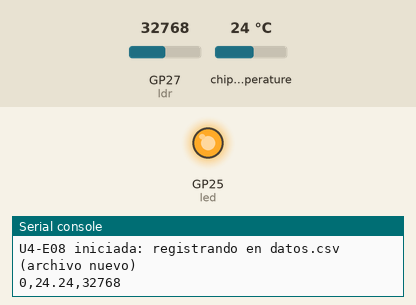
Bench run of a program on a simulated Raspberry Pi Pico running MicroPython. On the bench: output pins drawn as LEDs (lit = HIGH), the last lines printed to the serial console. The inputs (shaded band) are chosen by the test bench; at power-on: GP27 (ldr) = 32768, chip temperature 24 °C (analog values on the 0–65535 scale). Files the program writes start out absent; files that are not in the repository are absent.

Above: at 2.5 s.
At 7.5 s:
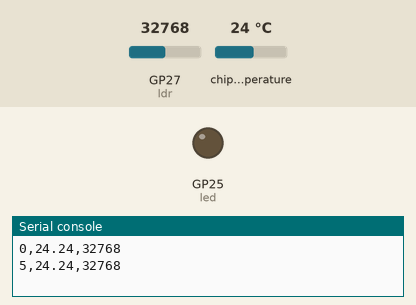
Timing chart, 0 to 13.0 s (numbered marks = the images above):
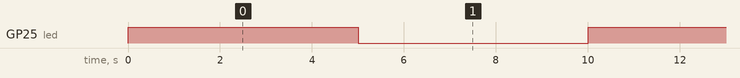

The program:

U4-E08-registro-flash.py
```python
"""
U4-E08 - Registro de mediciones en la memoria flash
Placa: Raspberry Pi Pico (RP2040) - MicroPython
Nivel: avanzado

Objetivo: aprovechar que parte de la flash de 2 MB esta formateada como
sistema de archivos para guardar datos que sobreviven al apagado. Es el
reemplazo natural de la EEPROM del Arduino Uno, que el RP2040 no tiene.

Montaje: ninguno obligatorio. Si se conecta la LDR del ejercicio U4-E04 en
GP27, se registra tambien la luz ambiental.

El archivo datos.csv queda dentro de la placa y puede abrirse despues desde
Thonny, en el panel de archivos de la Raspberry Pi Pico.
"""
from machine import ADC, Pin
import time

ARCHIVO = "datos.csv"
INTERVALO_S = 5
sensor_temp = ADC(4)
ldr = ADC(27)
led = Pin(25, Pin.OUT)
CONVERSION = 3.3 / 65535


def leer_temperatura():
    tension = sensor_temp.read_u16() * CONVERSION
    return 27 - (tension - 0.706) / 0.001721


def crear_encabezado():
    """Escribe el encabezado solo si el archivo aun no existe."""
    try:
        with open(ARCHIVO, "r"):
            return False
    except OSError:
        with open(ARCHIVO, "w") as f:
            f.write("segundos,temperatura_c,luz\n")
        return True


def main():
    nuevo = crear_encabezado()
    print("U4-E08 iniciada: registrando en", ARCHIVO,
          "(archivo nuevo)" if nuevo else "(se agregan datos al existente)")
    inicio = time.ticks_ms()
    try:
        while True:
            segundos = time.ticks_diff(time.ticks_ms(), inicio) // 1000
            temperatura = leer_temperatura()
            luz = ldr.read_u16()
            linea = "{},{:.2f},{}\n".format(segundos, temperatura, luz)
            # Se abre y se cierra en cada medicion: asi el dato queda
            # realmente escrito aunque se corte la energia despues.
            with open(ARCHIVO, "a") as f:
                f.write(linea)
            led.toggle()
            print(linea.strip())
            time.sleep(INTERVALO_S)
    except KeyboardInterrupt:
        print("\nDetenido por el usuario. Datos guardados en", ARCHIVO)
    finally:
        led.value(0)


main()
```

Measured:
- by itself, GP25 (led): alternates HIGH for 5.0 s and LOW for 5.0 s
